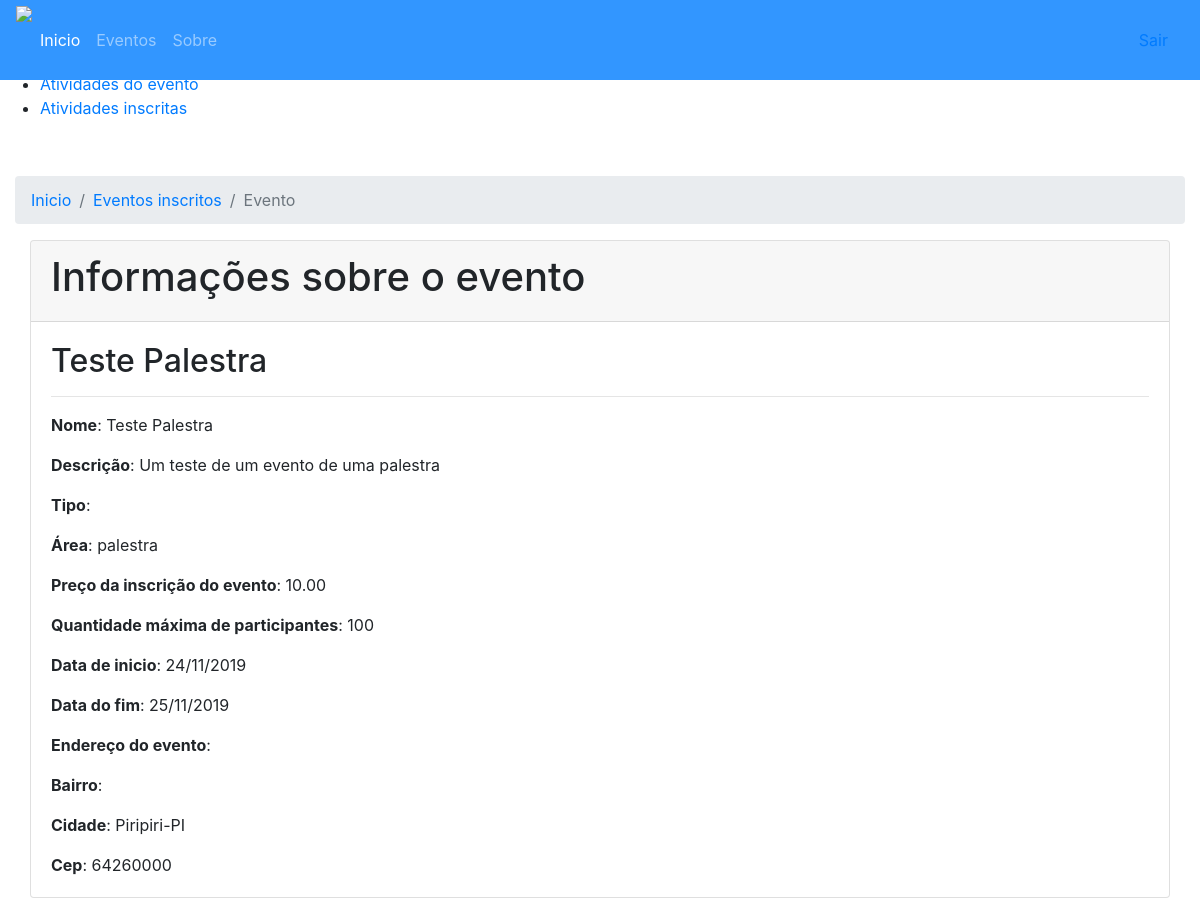
Page /usuario/eventosInscritos/evento/index.php?id=5 on the committed database.
### tables this page shows
CREATE TABLE `tb_evento` (
  `id` int(11) NOT NULL,
  `id_usuario` int(11) NOT NULL,
  `nome` varchar(50) NOT NULL,
  `email` varchar(50) NOT NULL,
  `descricao` varchar(1000) NOT NULL,
  `tipo` varchar(30) NOT NULL,
  `area` varchar(50) NOT NULL,
  `preco_evento` float(5,2) NOT NULL DEFAULT '0.00',
  `qntd_part` int(11) NOT NULL,
  `data_inicio` varchar(20) NOT NULL,
  `data_fim` varchar(20) NOT NULL,
  `endereco` varchar(60) NOT NULL,
  `bairro` varchar(20) NOT NULL,
  `estado` varchar(20) NOT NULL,
  `cidade` varchar(50) NOT NULL,
  `cep` varchar(20) NOT NULL,
  `data_cadastro` datetime NOT NULL DEFAULT CURRENT_TIMESTAMP,
  `num_usuario_cads` int(11) NOT NULL DEFAULT '0'
);

### usuario/eventosInscritos/evento/index.php (the view, shortened to what this page needs)
<?php
    try {
        $conexao = new Conexao();
        $queryEvento = '
            select * from tb_evento where id = :id
        ';
        $stmtEvento = $conexao->prepare($queryEvento);
        $stmtEvento->bindValue(':id', $_GET['id']);
        $stmtEvento->execute();
        $evento = $stmtEvento->fetch(PDO::FETCH_OBJ);
    } catch (PDOException $e) {
        echo 'Erro: '.$e->getCode().' Mensagem: '.$e->getMessage();
    }
?>
<!DOCTYPE html>
<html>
<head>
    <link rel="stylesheet" href="../../../_css/style_menu.css" />
    <link rel="stylesheet" href="https://stackpath.bootstrapcdn.com/bootstrap/4.3.1/css/bootstrap.min.css">
    <link rel="stylesheet" href="../../../_css/style_gerenciamento_usuario.css">
    <link rel="stylesheet" href="../../../_css/style_menu.css">
</head>
<body>
    <nav class="navbar navbar-expand-lg navbar-dark navbar-full fixed-top" style="background-color: rgb(50, 150, 255); height: 80px;">
        <div class="logo" style="height: 80px">
            <a href="#inicio";>
                <img src="../../../_imagens/CEU_noname_pequeno.png" />
            </a>
        </div>
        <div class="collapse navbar-collapse menuTeste" id="navbarNav">
            <ul class="navbar-nav">
                <li class="nav-item active">
                    <a class="nav-link" href="#">Inicio <span class="sr-only">(current)</span></a>
                </li>
                <li class="nav-item">
                    <a class="nav-link" href="../../../evento/">Eventos</a>
                </li>
                <li class="nav-item">
                    <a class="nav-link" href="#">Sobre</a>
                </li>
            </ul>
        </div>
        <aside class="nav-item">
            <a class="nav-link" href="../../../service/logoff.php">Sair</a>
        </aside>
    </nav>
    <div class="sidebar-container">
        <div class="sidebar-logo">
        </div>
        <ul class="sidebar-navigation">
            <li>
                <a href="../../">
                </a>
            </li>
            <li>
                <a href="">
                </a>
            </li>
            <li>
                <a href="./atividades/?id=<?= $_GET['id'] ?>">
                    <i class="fa fa-tachometer" aria-hidden="true"></i> Atividades do evento
                </a>
            </li>
            <li>
                <a href="./atividadesInscritas/?id=<?= $_GET['id'] ?>">
                    <i class="fa fa-tachometer" aria-hidden="true"></i> Atividades inscritas
                </a>
            </li>
        </ul>
    </div>
    <div class="content-container">
        <div class="container-fluid">
            <nav aria-label="breadcrumb" style="margin-top: 3.5em">
                <ol class="breadcrumb">
                    <li class="breadcrumb-item"><a href="../../">Inicio</a></li>
                    <li class="breadcrumb-item"><a href="../">Eventos inscritos</a></li>
                    <li class="breadcrumb-item active" aria-current="page">Evento</li>
                </ol>
            </nav>
            <div class="container-fluid">
                <div class="card" style="margin-top: 0em">
                    <div class="card-header">
                        <h1>Informações sobre o evento</h1>
                    </div>
                    <div class="card-body">
                        <h2 class="card-title"><?=$evento->nome?></h2>
                        <hr>
                        <p class="card-text"><strong>Nome</strong>: <?= $evento->nome ?></p>
                        <p class="card-text"><strong>Descrição</strong>: <?= $evento->descricao ?></p>
                        <p class="card-text"><strong>Tipo</strong>: <?= $evento->tipo ?></p>
                        <p class="card-text"><strong>Área</strong>: <?= $evento->area ?></p>
                        <p class="card-text"><strong>Preço da inscrição do evento</strong>: <?= $evento->preco_evento ?></p>
                        <p class="card-text"><strong>Quantidade máxima de participantes</strong>: <?= $evento->qntd_part ?></p>
                        <p class="card-text"><strong>Data de inicio</strong>: <?= $evento->data_inicio ?></p>
                        <p class="card-text"><strong>Data do fim</strong>: <?= $evento->data_fim ?></p>
                        <p class="card-text"><strong>Endereço do evento</strong>: <?= $evento->endereco ?></p>
                        <p class="card-text"><strong>Bairro</strong>: <?= $evento->bairro ?></p>
                        <p class="card-text"><strong>Cidade</strong>: <?= $evento->cidade ?>-<?= $evento->estado ?> </p>
                        <p class="card-text"><strong>Cep</strong>: <?= $evento->cep ?></p>
                    </div>
                </div>
        </div>
    </div>
</body>
</html>

### rows in the picture
tb_evento: nome "Teste Palestra", descricao "Um teste de um evento de uma palestra", area "palestra", preco_evento "10.00", qntd_part "100", data_inicio "24/11/2019", data_fim "25/11/2019", cidade "Piripiri", estado "PI", cep "64260000"
